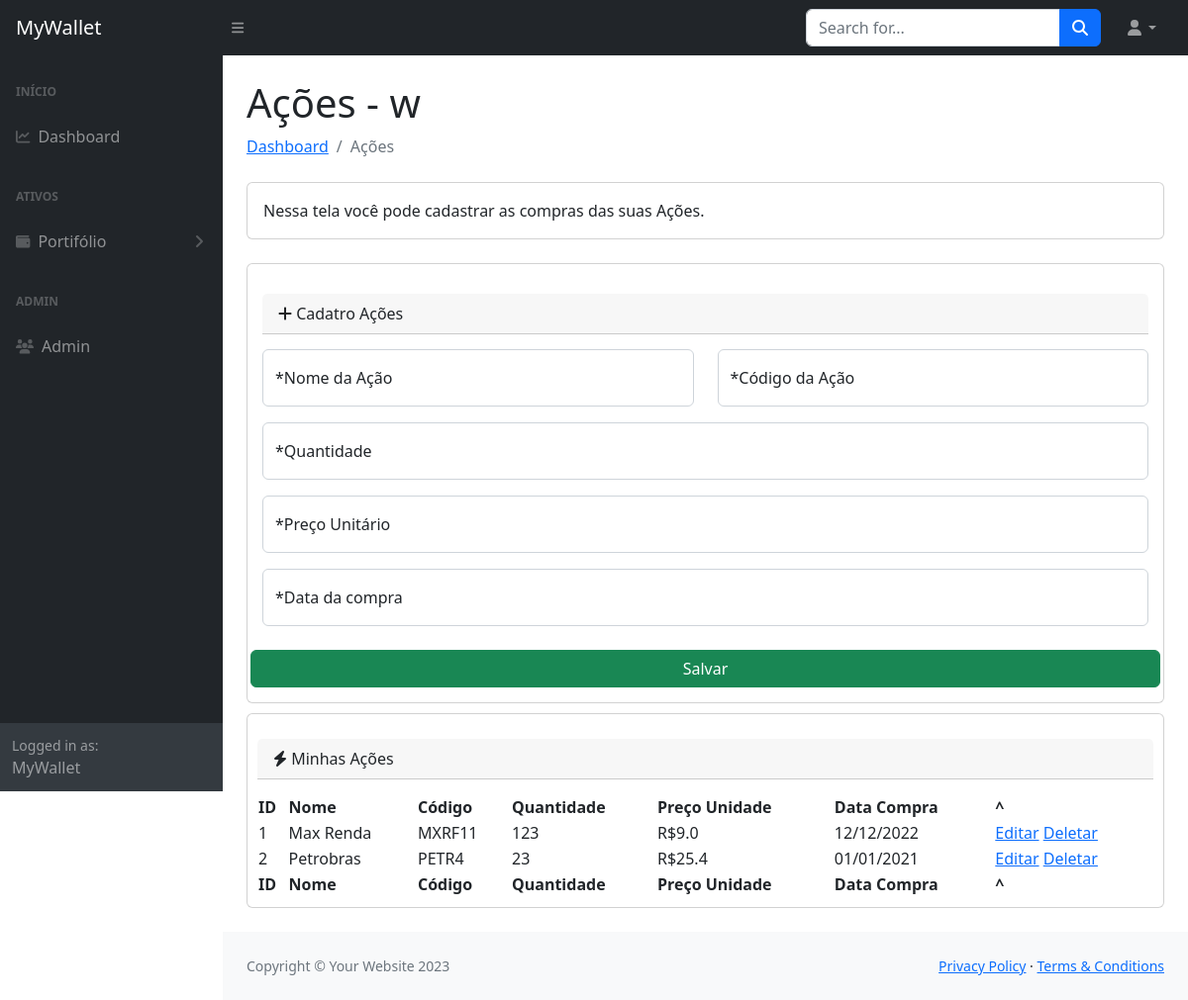
The app's page /acoes (signed in) with its own data.
### mywalletproject/ext/database.py (models this page shows, shortened)
class User(db.Model, SerializerMixin, UserMixin):
    id = db.Column(db.Integer, primary_key=True, autoincrement=True)
    nome = db.Column(db.String(80), unique=True, nullable=False)
    email = db.Column(db.String(120), unique=True, nullable=False)
    senha = db.Column(db.String(120), nullable=False)

class Acoes(db.Model, SerializerMixin):
    __tablename__ = "acoes"
    id = db.Column(db.Integer, primary_key=True, autoincrement=True)
    usuario_id = db.Column(db.Integer, db.ForeignKey("user.id"), nullable=False)
    nome_acao = db.Column(db.String(80), nullable=False)
    codigo_acao = db.Column(db.String(80), nullable=False)
    quantidade = db.Column(db.Integer, nullable=False)
    preco_unitario = db.Column(db.Float, nullable=False)
    data_compra = db.Column(db.String(10), nullable=False)

### mywalletproject/blueprints/views.py (the view, shortened to what this page needs)
    @app.route('/acoes', methods =['GET','POST'])
    @login_required
    def acoes():
        titulo = "Ações"
        tituloSingular = "Ação"
        usuario = current_user
        acoes = Acoes.query.filter_by(usuario_id=current_user.id).all()
        return render_template('acoes.html',
                               titulo =titulo,
                               usuario= usuario,
                               acoes=acoes,
                               tituloSingular=tituloSingular)

### mywalletproject/ext/auth.py (called while the page is built)
@login_manager.user_loader
def load_user(user_id):
    return User.query.get(int(user_id))

### mywalletproject/templates/acoes.html (shortened to what this page needs)
{% extends 'template_base.html' %}
{% block content %}
<div class="container-fluid px-4">
    <h1 class="mt-4">{{titulo}} - {{usuario.nome}}</h1>
    <ol class="breadcrumb mb-4">
        <li class="breadcrumb-item"><a href="index.html">Dashboard</a></li>
        <li class="breadcrumb-item active">{{titulo}}</li>
    </ol>
    <div class="card mb-4">
        <div class="card-body">
            Nessa tela você pode cadastrar as compras das suas {{titulo}}.
        </div>
    </div>
    <div class="card mb-6 " id="mainContent" >
        <div class="card-header sub-titulo" >
            <i class="fas-sharp fa-solid fa-plus" style="color: #1f2123;"></i>
            Cadatro {{titulo}}
        </div>
        <form   action="/acoes"  method="post">
            <div class="row mb-3">
                <div class="col-md-6">
                    <div class="form-floating mb-3 mb-md-0">
                        <input class="form-control" name="nome_acao" id="inputFirstName" type="text" placeholder="Nome da Ação" />
                        <label for="inputFirstName">*Nome da {{tituloSingular}}</label>
                    </div>
                </div>
               <div class="col-md-6">
                    <div class="form-floating">
                        <input class="form-control" name="codigo_acao"  id="inputLastName" type="text" placeholder="Enter your last name" />
                        <label for="inputLastName">*Código da {{tituloSingular}}</label>
                    </div>
                </div>
            </div>
            <div class="form-floating mb-3">
                <input class="form-control" name="quantidade" id="inputEmail" type="text" placeholder="Cogido da ação" />
                <label for="inputEmail">*Quantidade</label>
            </div>
            <div class="form-floating mb-3">
                <input class="form-control" name="preco_unitario" id="inputEmail" type="text" placeholder="Cogido da ação" />
                <label for="inputEmail">*Preço Unitário</label>
            </div>
             <div class="row mb-3">
                <div class="col-md-12">
                    <div class="form-floating mb-3 mb-md-0">
                        <input class="form-control"  name="data_compra" id="inputPassword" type="text" placeholder="Data" />
                        <label for="inputPassword">*Data da compra</label>
                    </div>
                </div>
            </div>
            <div class="mt-4 mb-0">
                <div class="row col xs-6">
                    <button type="submit" class="btn bnt-block btn-success">Salvar</button>
                </div>
            </div>
        </form>
    </div>
        <div class="card mb-4  card-tabela">
        <div class="card-header sub-titulo" >
            <i class="fas-sharp fa-solid fa-bolt"></i>
            Minhas {{titulo}}
        </div>
        <table id="datatablesSimple">
            <thead>
                <tr>
                    <th>ID</th>
                    <th>Nome</th>
                    <th>Código</th>
                    <th>Quantidade</th>
                    <th>Preço Unidade</th>
                    <th>Data Compra</th>
                    <th>^</th>
                </tr>
            </thead>
            <tfoot>
                <tr>
                    <th>ID</th>
                    <th>Nome</th>
                    <th>Código</th>
                    <th>Quantidade</th>
                    <th>Preço Unidade</th>
                    <th>Data Compra</th>
                    <th>^</th>
                </tr>
            </tfoot>
            <tbody>
            {% for a in acoes%}
                <tr>
                    <td>{{a.id}}</td>
                    <td>{{a.nome_acao}}</td>
                    <td>{{a.codigo_acao}}</td>
                    <td>{{a.quantidade}}</td>
                    <td> R${{a.preco_unitario}}</td>
                    <td>{{a.data_compra}}</td>
                    <td>
                        <a href="/edit/{{a.id}}"> Editar</a>
                        <a href="/delete/{{a.id}}"> Deletar</a>
                    </td>
                </tr>
            {%endfor%}
            </tbody>
        </table>
    </div>
</div>
{% endblock %}

### mywalletproject/templates/acoes.html (style rules this page uses)
#mainContent { padding: 15px; }
.card-tabela { margin-top: 10px; padding: 10px; }
.sub-titulo { margin: 15px 0 ; }

### records on screen
User: nome "w"
Acoes: id "1", nome_acao "Max Renda", codigo_acao "MXRF11", quantidade "123", preco_unitario "9.0", data_compra "12/12/2022"
Acoes: id "2", nome_acao "Petrobras", codigo_acao "PETR4", quantidade "23", preco_unitario "25.4", data_compra "01/01/2021"

### other values on screen
{{ titulo }} "Ações"
